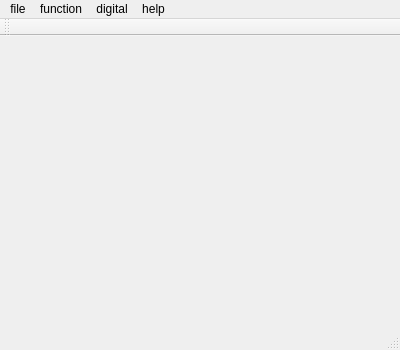
<?xml version="1.0" encoding="UTF-8"?>
<ui version="4.0">
 <class>MainWindow</class>
 <widget class="QMainWindow" name="MainWindow">
  <property name="geometry">
   <rect>
    <x>0</x>
    <y>0</y>
    <width>400</width>
    <height>350</height>
   </rect>
  </property>
  <property name="windowTitle">
   <string>MainWindow</string>
  </property>
  <widget class="QWidget" name="centralWidget"/>
  <widget class="QMenuBar" name="menuBar">
   <property name="geometry">
    <rect>
     <x>0</x>
     <y>0</y>
     <width>400</width>
     <height>23</height>
    </rect>
   </property>
   <widget class="QMenu" name="menuFile">
    <property name="title">
     <string>file</string>
    </property>
    <addaction name="actionNew"/>
    <addaction name="actionOpen"/>
    <addaction name="actionSave"/>
   </widget>
   <widget class="QMenu" name="menuFunction">
    <property name="title">
     <string>function</string>
    </property>
    <addaction name="actionResection"/>
   </widget>
   <widget class="QMenu" name="menuHelp">
    <property name="title">
     <string>help</string>
    </property>
    <addaction name="actionIntroduction"/>
   </widget>
   <widget class="QMenu" name="menuDigital">
    <property name="title">
     <string>digital</string>
    </property>
    <widget class="QMenu" name="menuResampling">
     <property name="title">
      <string>resampling</string>
     </property>
     <addaction name="actionNearest_Neighborhood"/>
     <addaction name="actionBilinear_Interpolation"/>
     <addaction name="actionCubic_Convolution"/>
     <addaction name="actionBicubic_Spline_Interpolation"/>
    </widget>
    <addaction name="menuResampling"/>
   </widget>
   <addaction name="menuFile"/>
   <addaction name="menuFunction"/>
   <addaction name="menuDigital"/>
   <addaction name="menuHelp"/>
  </widget>
  <widget class="QToolBar" name="mainToolBar">
   <attribute name="toolBarArea">
    <enum>TopToolBarArea</enum>
   </attribute>
   <attribute name="toolBarBreak">
    <bool>false</bool>
   </attribute>
  </widget>
  <widget class="QStatusBar" name="statusBar"/>
  <action name="actionNew">
   <property name="text">
    <string>new</string>
   </property>
  </action>
  <action name="actionOpen">
   <property name="text">
    <string>open</string>
   </property>
  </action>
  <action name="actionSave">
   <property name="text">
    <string>save</string>
   </property>
  </action>
  <action name="actionResection">
   <property name="text">
    <string>resection</string>
   </property>
  </action>
  <action name="actionIntroduction">
   <property name="text">
    <string>introduction</string>
   </property>
  </action>
  <action name="actionNearest_Neighborhood">
   <property name="text">
    <string>Nearest Neighborhood</string>
   </property>
  </action>
  <action name="actionBilinear_Interpolation">
   <property name="text">
    <string>Bilinear Interpolation</string>
   </property>
  </action>
  <action name="actionCubic_Convolution">
   <property name="text">
    <string>Cubic Convolution</string>
   </property>
  </action>
  <action name="actionBicubic_Spline_Interpolation">
   <property name="text">
    <string>Bicubic Spline Interpolation</string>
   </property>
  </action>
 </widget>
 <layoutdefault spacing="6" margin="11"/>
 <resources/>
 <connections/>
</ui>
